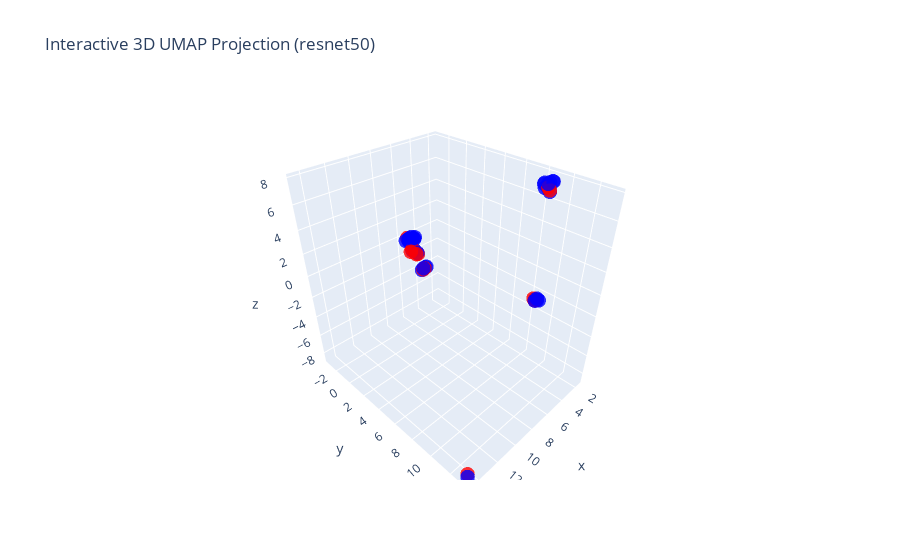

This figure's notebook cell:
### Code cell
fig = go.Figure(data=[go.Scatter3d(
    x=results_self_siglip[:, 0], y=results_self_siglip[:, 1], z=results_self_siglip[:, 2],
    mode='markers',
    marker=dict(size=5, color=colors_siglip, opacity=0.8)
)])

fig.update_layout(
    title="Interactive 3D UMAP Projection (resnet50)",
)

fig.show()

### Figure 1 — Plotly figure (JSON) as saved in the notebook; plotly's stock layout.template omitted (floating-point values rounded to 4 significant figures; data arrays with more than 128 entries replaced by an {"elided": "..."} marker saying what was removed)
{"data": [{"marker": {"color": {"elided": "213 str values"}, "opacity": 0.8, "size": 5}, "mode": "markers", "type": "scatter3d", "x": [9.771, 9.532, 9.792, 2.225, 1.576, 9.706, 9.869, 9.829, 2.043, 2.458, 9.733, 1.81, 9.793, 2.239, 9.356, 9.686, 1.944, 3.595, 9.949, 3.634, 2.003, 9.662, 2.466, 9.753, 2.179, 2.136, 1.738, 9.42, 3.619, 2.163, 9.769, 14.47, 2.079, 3.754, 1.75, 3.659, 9.792, 14.57, 9.627, 1.956, 3.765, 2.296, 1.643, 9.891], "y": [2.36, 2.843, 2.886, 9.042, 8.82, 2.421, 2.604, 2.666, 8.568, 8.523, 3.073, 8.643, 3.492, 8.836, 2.697, 2.74, 8.687, -2.676, 2.4, -2.768, 8.564, 2.742, 8.567, 2.516, 8.445, 8.689, 8.751, 2.656, -2.921, 8.801, 3.393, 13.09, 9.007, -3.124, 8.56, -3.055, 3.31, 13.19, 2.695, 8.73, -2.905, 8.737, 8.672, 2.818], "z": [3.697, 3.718, 2.886, 7.73, -2.793, 3.47, 3.613, 3.777, 7.102, 7.458, 2.956, 6.715, 2.857, 7.601, 3.724, 3.893, -2.55, -3.763, 3.546, -3.844, -2.503, 2.897, 7.555, 3.695, 7.053, 7.161, -2.705, 3.648, -4.042, -2.509, 2.887, -8.443, 7.652, -4.274, -2.871, -4.207, 2.755, -8.543, 3.748, 6.889, -3.97, 7.468, -2.662, 2.789]}], "layout": {"title": {"text": "Interactive 3D UMAP Projection (resnet50)"}}}
